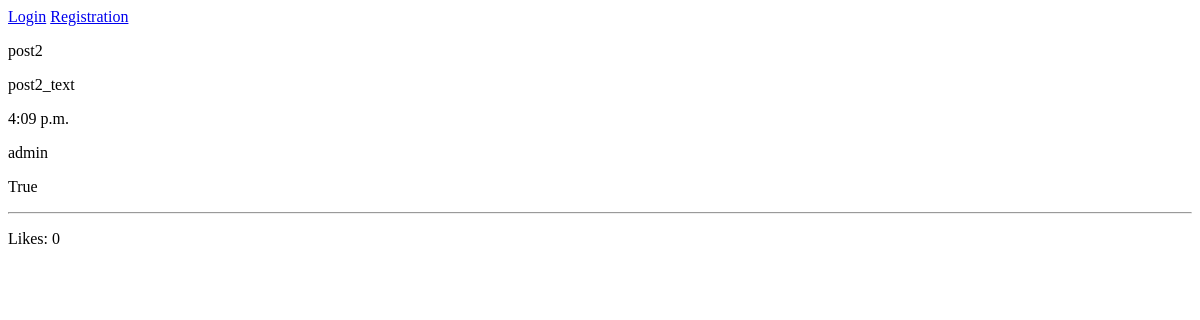
/post/3/, run on an earlier commit of the app's database.
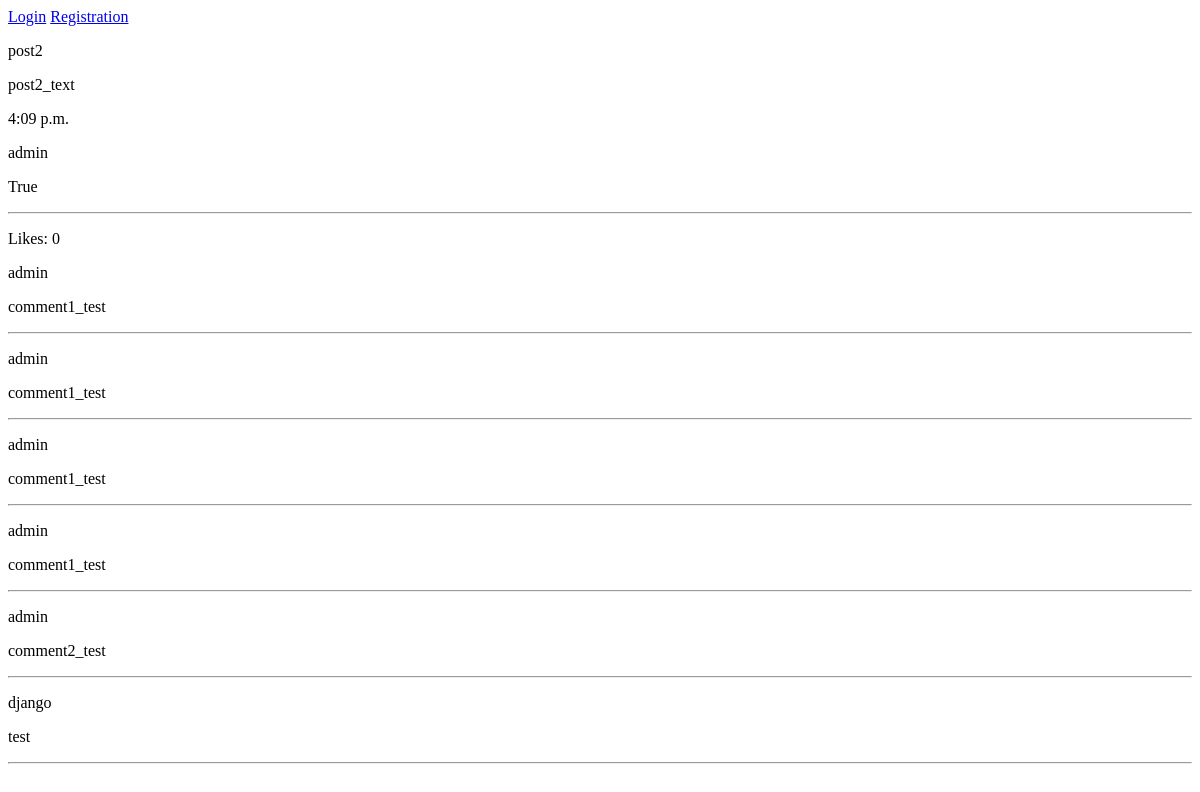
And on a later commit of the database.
### mainapp/models.py (models this page shows, shortened)
class Post(models.Model):
    name = models.CharField(verbose_name='Название', max_length=256)
    text = models.TextField(verbose_name='Текст')
    time = models.TimeField(verbose_name='Время добавления/обновления', auto_now=True, auto_now_add=False)
    user = models.ForeignKey(get_user_model(), on_delete=models.CASCADE, verbose_name='Пользователь')
    is_active = models.BooleanField(verbose_name='Активный', default=True)
    def count_likes(self):
        return len(self.likes_set.all())

class Comments(models.Model):
    user = models.ForeignKey(get_user_model(), on_delete=models.CASCADE, verbose_name='Пользователь')
    post = models.ForeignKey(Post, on_delete=models.CASCADE, verbose_name='Пост')
    text = models.TextField(verbose_name='Текст')
    time = models.TimeField(verbose_name='Время добавления/обновления', auto_now=True, auto_now_add=False)
    is_active = models.BooleanField(verbose_name='Активный', default=True)
    def __str__(self):
        return self.text

### mainapp/views.py (the view, shortened to what this page needs)
# urls.py: path("post/<int:pk>/", views.PostDetail.as_view(), name="post"),
class PostDetail(DetailView):
    model = Post
    def get_queryset(self):
        return self.model.objects.filter(pk=self.kwargs['pk'], is_active=True)
    def get_context_data(self, *, object_list=None, **kwargs):
        context = super().get_context_data(**kwargs)
        context["comment_form"] = CommentForm()
        return context

### mainapp/templates/mainapp/post_detail.html (shortened to what this page needs)
<!DOCTYPE html>
<html lang="en">
<head>
</head>
<body>
    <div class="content">
        {% if user.is_authenticated %}
            <p>{{ user.username }}</p>
            <a href="{% url 'authapp:logout' %}">Logout</a>
            <hr>
        {% else %}
            <a href="{% url 'authapp:login' %}">Login</a>
            <a href="{% url 'authapp:registration' %}">Registration</a>
        {% endif %}
        <p>{{ object.name }}</p>
        <p>{{ object.text }}</p>
        <p>{{ object.time }}</p>
        <p>{{ object.user }}</p>
        <p>{{ object.is_active }}</p>
        <hr>
        <p>Likes: {{ object.count_likes }}</p>
        {% for comment in object.comments_set.all %}
            <p>{{ comment.user }}</p>
            <p>{{ comment }}</p>
            <hr>
        {% endfor %}
    </div>
</body>
</html>

What changed in the data, as far as the page shows it:
added Comments: user "admin", text "comment1_test"
added Comments: user "admin", text "comment1_test"
added Comments: user "admin", text "comment1_test"
added Comments: user "admin", text "comment1_test"
added Comments: user "admin", text "comment2_test"
added Comments: user "django", text "test"
